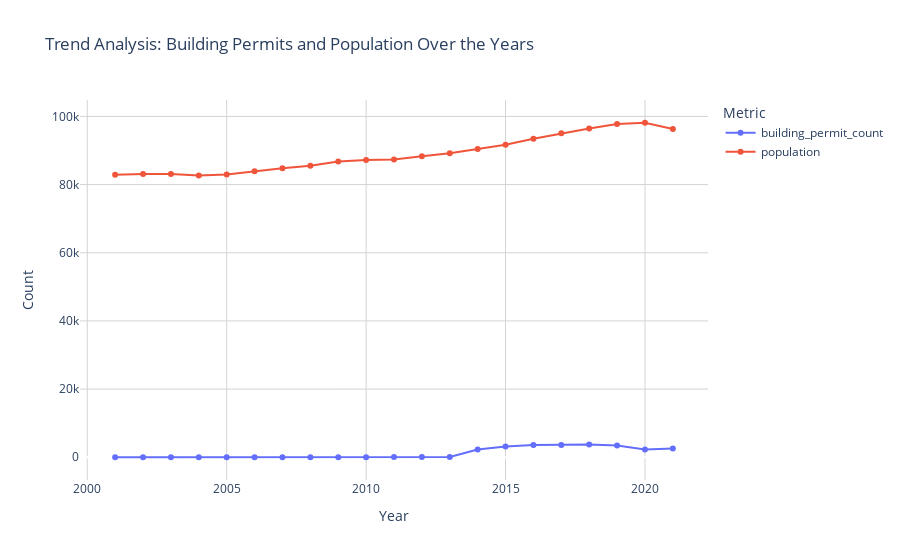
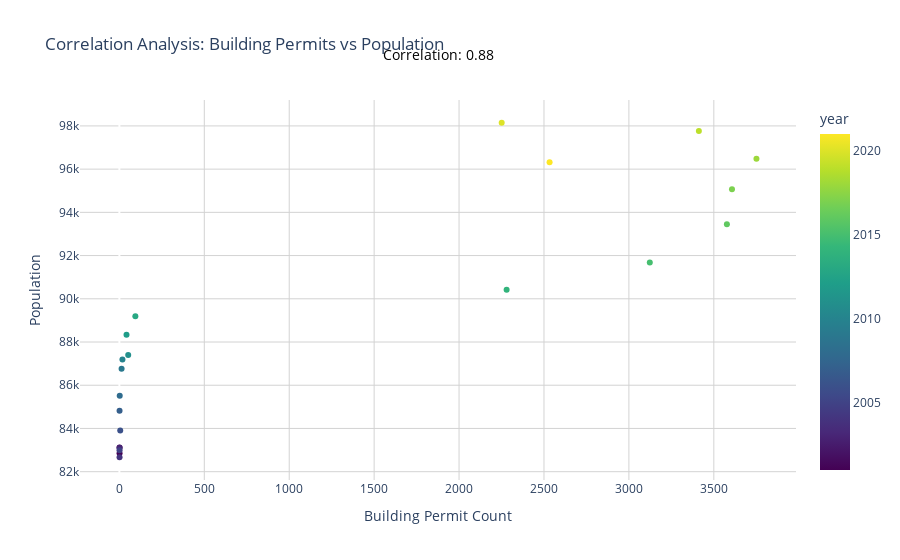
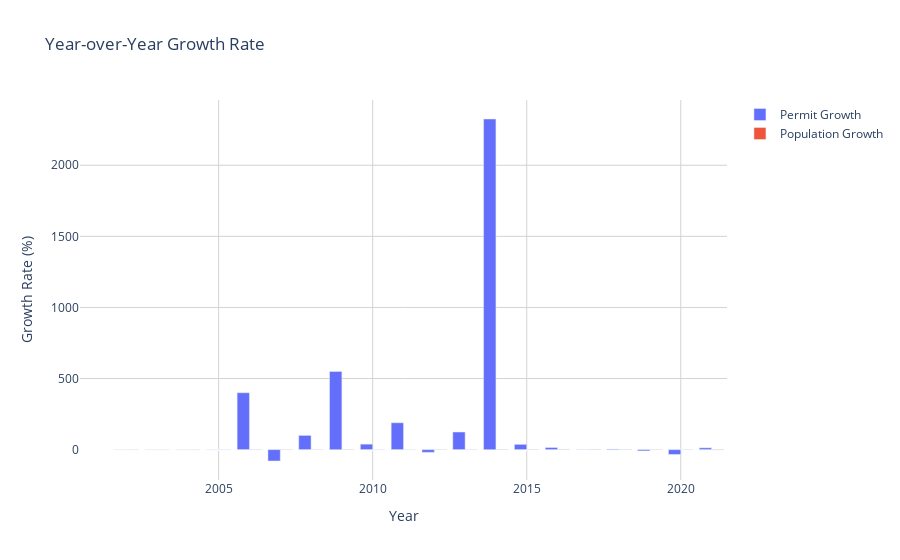
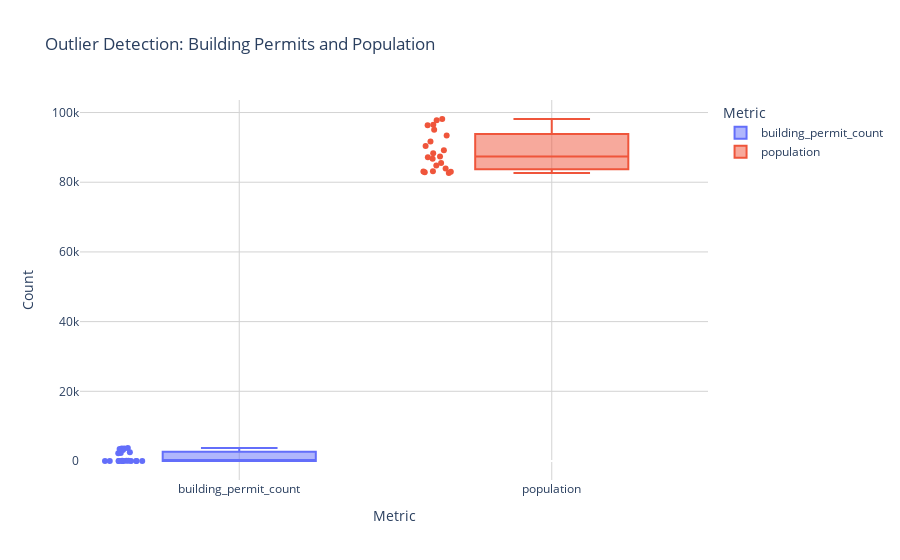

The cell these charts' notebook holds for them, in order:
### Code cell
# Calculate year-over-year growth
analysis_df['permit_growth'] = analysis_df['building_permit_count'].pct_change() * 100
analysis_df['population_growth'] = analysis_df['population'].pct_change() * 100

# Melt the DataFrame to long format for Plotly Express
melted_df = pd.melt(analysis_df, id_vars=['year'], value_vars=['building_permit_count', 'population'],
                    var_name='Metric', value_name='Count')

# Custom colors
colors = px.colors.qualitative.Plotly

# Interactive line plot for trend analysis
fig1 = px.line(melted_df, x='year', y='Count', color='Metric', 
               title='Trend Analysis: Building Permits and Population Over the Years',
               labels={'Count': 'Count', 'year': 'Year'}, 
               markers=True,
               color_discrete_sequence=colors)
fig1.update_layout(legend_title_text='Metric', 
                   plot_bgcolor='white',
                   xaxis=dict(showgrid=True, gridcolor='lightgrey'),
                   yaxis=dict(showgrid=True, gridcolor='lightgrey'))

# Interactive scatter plot for correlation analysis
fig2 = px.scatter(analysis_df, x='building_permit_count', y='population', color='year',
                  title='Correlation Analysis: Building Permits vs Population',
                  labels={'building_permit_count': 'Building Permit Count', 'population': 'Population'},
                  hover_data={'year': True},
                  color_continuous_scale='Viridis')

# Add annotation for correlation coefficient above the plot
fig2.add_annotation(
    x=0.5, y=1.15,
    xref='paper', yref='paper',
    text=f'Correlation: {correlation:.2f}',
    showarrow=False,
    font=dict(size=14, color="black"),
    align='center',
)

fig2.update_layout(plot_bgcolor='white',
                   xaxis=dict(showgrid=True, gridcolor='lightgrey'),
                   yaxis=dict(showgrid=True, gridcolor='lightgrey'))

# Interactive bar plot for year-over-year growth
fig3 = go.Figure()
fig3.add_trace(go.Bar(x=analysis_df['year'], y=analysis_df['permit_growth'], name='Permit Growth',hovertemplate='Year: %{x}<br>Permit Growth: %{y:.2f}%<extra></extra>', marker_color=colors[0]))
fig3.add_trace(go.Bar(x=analysis_df['year'], y=analysis_df['population_growth'], name='Population Growth',hovertemplate='Year: %{x}<br>Population Growth: %{y:.2f}%<extra></extra>', marker_color=colors[1]))
fig3.update_layout(title='Year-over-Year Growth Rate',
                   xaxis_title='Year',
                   yaxis_title='Growth Rate (%)',
                   barmode='group',
                   plot_bgcolor='white',
                   xaxis=dict(showgrid=True, gridcolor='lightgrey'),
                   yaxis=dict(showgrid=True, gridcolor='lightgrey'))

# Interactive box plot for outlier detection
fig4 = px.box(melted_df, x='Metric', y='Count',
              title='Outlier Detection: Building Permits and Population',
              labels={'Count': 'Count'},
              points='all',
              color='Metric',
              color_discrete_sequence=colors)
fig4.update_layout(plot_bgcolor='white',
                   xaxis=dict(showgrid=True, gridcolor='lightgrey'),
                   yaxis=dict(showgrid=True, gridcolor='lightgrey'))

# Show plots in Jupyter Notebook
fig1.show()
fig2.show()
fig3.show()
fig4.show()

### Figure 1 — Plotly figure (JSON) as saved in the notebook; plotly's stock layout.template omitted (floating-point values rounded to 4 significant figures)
{"data": [{"hovertemplate": "Metric=building_permit_count<br>Year=%{x}<br>Count=%{y}<extra></extra>", "legendgroup": "building_permit_count", "line": {"color": "#636EFA", "dash": "solid"}, "marker": {"symbol": "circle"}, "mode": "lines+markers", "name": "building_permit_count", "orientation": "v", "showlegend": true, "type": "scatter", "x": [2001, 2002, 2003, 2004, 2005, 2006, 2007, 2008, 2009, 2010, 2011, 2012, 2013, 2014, 2015, 2016, 2017, 2018, 2019, 2020, 2021], "xaxis": "x", "y": [1, 1, 1, 1, 1, 5, 1, 2, 13, 18, 52, 42, 94, 2280, 3123, 3577, 3607, 3751, 3412, 2251, 2533], "yaxis": "y"}, {"hovertemplate": "Metric=population<br>Year=%{x}<br>Count=%{y}<extra></extra>", "legendgroup": "population", "line": {"color": "#EF553B", "dash": "solid"}, "marker": {"symbol": "circle"}, "mode": "lines+markers", "name": "population", "orientation": "v", "showlegend": true, "type": "scatter", "x": [2001, 2002, 2003, 2004, 2005, 2006, 2007, 2008, 2009, 2010, 2011, 2012, 2013, 2014, 2015, 2016, 2017, 2018, 2019, 2020, 2021], "xaxis": "x", "y": [82854, 83124, 83107, 82668, 82990, 83906, 84819, 85513, 86767, 87192, 87395, 88339, 89188, 90417, 91674, 93445, 95071, 96481, 97765, 98146, 96317], "yaxis": "y"}], "layout": {"autosize": true, "legend": {"title": {"text": "Metric"}, "tracegroupgap": 0}, "plot_bgcolor": "white", "title": {"text": "Trend Analysis: Building Permits and Population Over the Years"}, "xaxis": {"anchor": "y", "autorange": true, "domain": [0, 1], "gridcolor": "lightgrey", "range": [2000.0, 2022.0], "showgrid": true, "title": {"text": "Year"}, "type": "linear"}, "yaxis": {"anchor": "x", "autorange": true, "domain": [0, 1], "gridcolor": "lightgrey", "range": [-8098.0, 106200.0], "showgrid": true, "title": {"text": "Count"}, "type": "linear"}}}

### Figure 2 — Plotly figure (JSON) as saved in the notebook; plotly's stock layout.template omitted (floating-point values rounded to 4 significant figures)
{"data": [{"customdata": [[2001], [2002], [2003], [2004], [2005], [2006], [2007], [2008], [2009], [2010], [2011], [2012], [2013], [2014], [2015], [2016], [2017], [2018], [2019], [2020], [2021]], "hovertemplate": "Building Permit Count=%{x}<br>Population=%{y}<br>year=%{marker.color}<extra></extra>", "legendgroup": "", "marker": {"color": [2001, 2002, 2003, 2004, 2005, 2006, 2007, 2008, 2009, 2010, 2011, 2012, 2013, 2014, 2015, 2016, 2017, 2018, 2019, 2020, 2021], "coloraxis": "coloraxis", "symbol": "circle"}, "mode": "markers", "name": "", "orientation": "v", "showlegend": false, "type": "scatter", "x": [1, 1, 1, 1, 1, 5, 1, 2, 13, 18, 52, 42, 94, 2280, 3123, 3577, 3607, 3751, 3412, 2251, 2533], "xaxis": "x", "y": [82854, 83124, 83107, 82668, 82990, 83906, 84819, 85513, 86767, 87192, 87395, 88339, 89188, 90417, 91674, 93445, 95071, 96481, 97765, 98146, 96317], "yaxis": "y"}], "layout": {"annotations": [{"align": "center", "font": {"color": "black", "size": 14}, "showarrow": false, "text": "Correlation: 0.88", "x": 0.5, "xref": "paper", "y": 1.15, "yref": "paper"}], "autosize": true, "coloraxis": {"colorbar": {"title": {"text": "year"}}, "colorscale": [[0, "#440154"], [0.1111, "#482878"], [0.2222, "#3e4989"], [0.3333, "#31688e"], [0.4444, "#26828e"], [0.5556, "#1f9e89"], [0.6667, "#35b779"], [0.7778, "#6ece58"], [0.8889, "#b5de2b"], [1, "#fde725"]]}, "legend": {"tracegroupgap": 0}, "plot_bgcolor": "white", "title": {"text": "Correlation Analysis: Building Permits vs Population"}, "xaxis": {"anchor": "y", "autorange": true, "domain": [0, 1], "gridcolor": "lightgrey", "range": [-238.1, 3990.0], "showgrid": true, "title": {"text": "Building Permit Count"}, "type": "linear"}, "yaxis": {"anchor": "x", "autorange": true, "domain": [0, 1], "gridcolor": "lightgrey", "range": [81390.0, 99420.0], "showgrid": true, "title": {"text": "Population"}, "type": "linear"}}}

### Figure 3 — Plotly figure (JSON) as saved in the notebook; plotly's stock layout.template omitted (floating-point values rounded to 4 significant figures)
{"data": [{"hovertemplate": "Year: %{x}<br>Permit Growth: %{y:.2f}%<extra></extra>", "marker": {"color": "#636EFA"}, "name": "Permit Growth", "type": "bar", "x": [2001, 2002, 2003, 2004, 2005, 2006, 2007, 2008, 2009, 2010, 2011, 2012, 2013, 2014, 2015, 2016, 2017, 2018, 2019, 2020, 2021], "y": [null, 0, 0, 0, 0, 400, -80, 100, 550, 38.46, 188.9, -19.23, 123.8, 2326.0, 36.97, 14.54, 0.8387, 3.992, -9.038, -34.03, 12.53]}, {"hovertemplate": "Year: %{x}<br>Population Growth: %{y:.2f}%<extra></extra>", "marker": {"color": "#EF553B"}, "name": "Population Growth", "type": "bar", "x": [2001, 2002, 2003, 2004, 2005, 2006, 2007, 2008, 2009, 2010, 2011, 2012, 2013, 2014, 2015, 2016, 2017, 2018, 2019, 2020, 2021], "y": [null, 0.3259, -0.02045, -0.5282, 0.3895, 1.104, 1.088, 0.8182, 1.466, 0.4898, 0.2328, 1.08, 0.9611, 1.378, 1.39, 1.932, 1.74, 1.483, 1.331, 0.3897, -1.864]}], "layout": {"autosize": true, "barmode": "group", "plot_bgcolor": "white", "title": {"text": "Year-over-Year Growth Rate"}, "xaxis": {"autorange": true, "gridcolor": "lightgrey", "range": [2000.0, 2022.0], "showgrid": true, "title": {"text": "Year"}, "type": "linear"}, "yaxis": {"autorange": true, "gridcolor": "lightgrey", "range": [-213.6, 2459.0], "showgrid": true, "title": {"text": "Growth Rate (%)"}, "type": "linear"}}}

### Figure 4 — Plotly figure (JSON) as saved in the notebook; plotly's stock layout.template omitted (floating-point values rounded to 4 significant figures)
{"data": [{"alignmentgroup": "True", "boxpoints": "all", "hovertemplate": "Metric=%{x}<br>Count=%{y}<extra></extra>", "legendgroup": "building_permit_count", "marker": {"color": "#636EFA"}, "name": "building_permit_count", "notched": false, "offsetgroup": "building_permit_count", "orientation": "v", "showlegend": true, "type": "box", "x": ["building_permit_count", "building_permit_count", "building_permit_count", "building_permit_count", "building_permit_count", "building_permit_count", "building_permit_count", "building_permit_count", "building_permit_count", "building_permit_count", "building_permit_count", "building_permit_count", "building_permit_count", "building_permit_count", "building_permit_count", "building_permit_count", "building_permit_count", "building_permit_count", "building_permit_count", "building_permit_count", "building_permit_count"], "x0": " ", "xaxis": "x", "y": [1, 1, 1, 1, 1, 5, 1, 2, 13, 18, 52, 42, 94, 2280, 3123, 3577, 3607, 3751, 3412, 2251, 2533], "y0": " ", "yaxis": "y"}, {"alignmentgroup": "True", "boxpoints": "all", "hovertemplate": "Metric=%{x}<br>Count=%{y}<extra></extra>", "legendgroup": "population", "marker": {"color": "#EF553B"}, "name": "population", "notched": false, "offsetgroup": "population", "orientation": "v", "showlegend": true, "type": "box", "x": ["population", "population", "population", "population", "population", "population", "population", "population", "population", "population", "population", "population", "population", "population", "population", "population", "population", "population", "population", "population", "population"], "x0": " ", "xaxis": "x", "y": [82854, 83124, 83107, 82668, 82990, 83906, 84819, 85513, 86767, 87192, 87395, 88339, 89188, 90417, 91674, 93445, 95071, 96481, 97765, 98146, 96317], "y0": " ", "yaxis": "y"}], "layout": {"autosize": true, "boxmode": "overlay", "legend": {"title": {"text": "Metric"}, "tracegroupgap": 0}, "plot_bgcolor": "white", "title": {"text": "Outlier Detection: Building Permits and Population"}, "xaxis": {"anchor": "y", "autorange": true, "categoryarray": ["building_permit_count", "population"], "categoryorder": "array", "domain": [0, 1], "gridcolor": "lightgrey", "range": [-0.5127, 1.5], "showgrid": true, "title": {"text": "Metric"}, "type": "category"}, "yaxis": {"anchor": "x", "autorange": true, "domain": [0, 1], "gridcolor": "lightgrey", "range": [-5452.0, 103600.0], "showgrid": true, "title": {"text": "Count"}, "type": "linear"}}}
